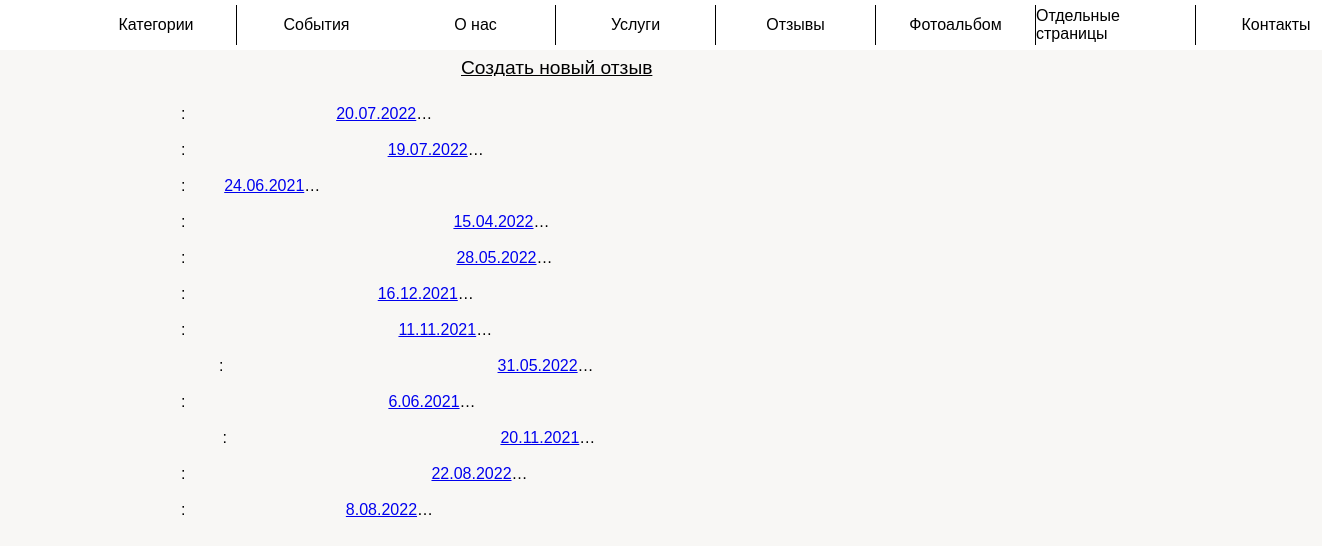
Screenshot of /admin_panel/comments (signed in) with the database file from the repository.
### app/models.py (models this page shows, shortened)
class Comment(db.Model):
    id = db.Column(db.Integer, primary_key=True, index=True, unique=True)
    name = db.Column(db.String(128))  # имя комментатора
    text = db.Column(db.Text)  # содержание

### app/admin_panel/routes.py (the view)
@bp.route('/comments', methods=['GET'])
@login_required
def comments():
    comments = Comment.query.all()
    return render_template('admin_panel/comments.html', title='Отзывы',
                           comments=comments)

### app/admin_panel/routes.py (called while the page is built)
@bp.after_request
def add_header(r):
    r.headers["Cache-Control"] = "no-cache, no-store, must-revalidate"
    r.headers["Pragma"] = "no-cache"
    r.headers["Expires"] = "1"
    r.headers['Cache-Control'] = 'public, max-age=0'
    return r

### app/models.py (called while the page is built)
@login.user_loader
def load_user(id):
    return Admin.query.get(int(id))

### app/templates/admin_panel/comments.html (shortened to what this page needs)
{% extends "admin_panel/base.html" %}
{% block scripts %}
    <link rel="stylesheet" href="{{ url_for('static', filename='admin_panel.css') }}">
    <link rel="stylesheet" href="{{ url_for('static', filename='admin_panel_phone.css') }}">
    <link rel="stylesheet" href="{{ url_for('static', filename='/admin_panel/comments.css') }}">
{% endblock %}
{% block app_content %}
    <div class="grid_panel">
        <div class="grid_block partners_map">
            <div class="new_comment comment">
                <a href="{{ url_for('admin_panel.comment_create') }}">Создать новый отзыв</a>
            </div>
            {% set i = namespace(a=0) %}
            {% for comment in comments %}
                <a class="edit_com" href="{{ url_for('admin_panel.edit_comment') }}?comment_id={{ comment.id }}">
                    <div class="comment">
                        <div class="comment_name">{{ comment.name }}:</div>
                        <div class="comment_text">{{ comment.text|safe }}</div>
                    </div>
                </a>
                {% set i.a = i.a + 1 %}
            {% endfor %}
        </div>
    </div>
{% endblock %}

### app/static/main/main.css (style rules this page uses)
:root { --background-color: rgba(169, 191, 239, 0.15); --primary-color: #ffa300; --primary-font-size: 16px; --primary-font-family: Arial, sans-serif; --primary-content-width: 960px; --primary-content-height: 100px; --modal_window_time: none; --vw: none; --vh: none; }
html { box-sizing: border-box; -webkit-tap-highlight-color: rgba(0, 0, 0, 0); height: 100vh; }
*, *:before, *:after { box-sizing: inherit; }
* { appearance: none; -webkit-appearance: none; font-family: var(--primary-font-family); }
body { margin: 0; -webkit-text-size-adjust: none; background-color: rgba(209, 207, 188, 0.15); height: 100vh; }
p { margin: 0; }

### app/static/admin_panel.css (style rules this page uses)
.grid_panel { display: grid; grid-template-columns: min(95%, 960px); justify-content: center; }
.grid_block { display: grid; grid-template-columns: 100%; min-height: 100px; justify-items: center; align-items: center; }
.partners_map { border-radius: 5px; margin-bottom: 10px; }

### app/static/admin_panel/comments.css (style rules this page uses)
.new_comment { display: flex; justify-content: flex-start; width: min(100%, 400px); margin: 10px auto; }
.new_comment > a { color: black; font-size: calc(var(--primary-font-size) * 1.2) }
.comment { display: flex; flex-direction: row; align-items: center; overflow: hidden; height: calc(var(--primary-font-size)); font-size: var(--primary-font-size); text-align: left; }
.comment_name { display: block; min-width: max-content; text-align: left; margin-right: 10px; }
.comment_text { display: -webkit-box; -webkit-line-clamp: 1; -webkit-box-orient: vertical; }
.edit_com { margin: 10px auto; color: black; text-decoration: none; width: min(100%, 400px); height: min-content; }

### rows the page displays
Comment: text "20.07.2022"
Comment: text "19.07.2022"
Comment: text "24.06.2021"
Comment: text "15.04.2022"
Comment: text "28.05.2022"
Comment: text "16.12.2021"
Comment: text "11.11.2021"
Comment: text "31.05.2022"
Comment: text "6.06.2021"
Comment: text "20.11.2021"
Comment: text "22.08.2022"
Comment: text "8.08.2022"
